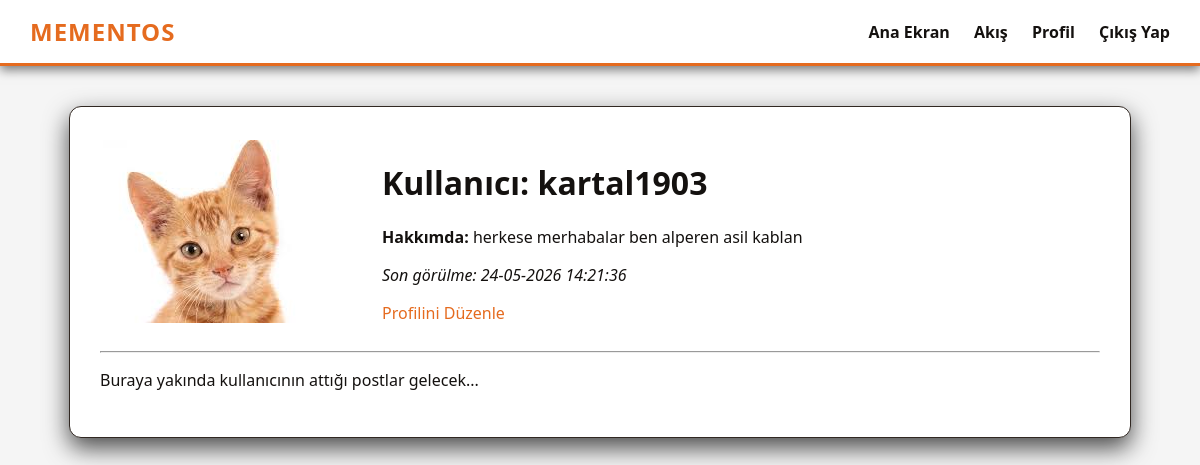
/user/kartal1903 (signed in), run on an earlier commit of the app's database.
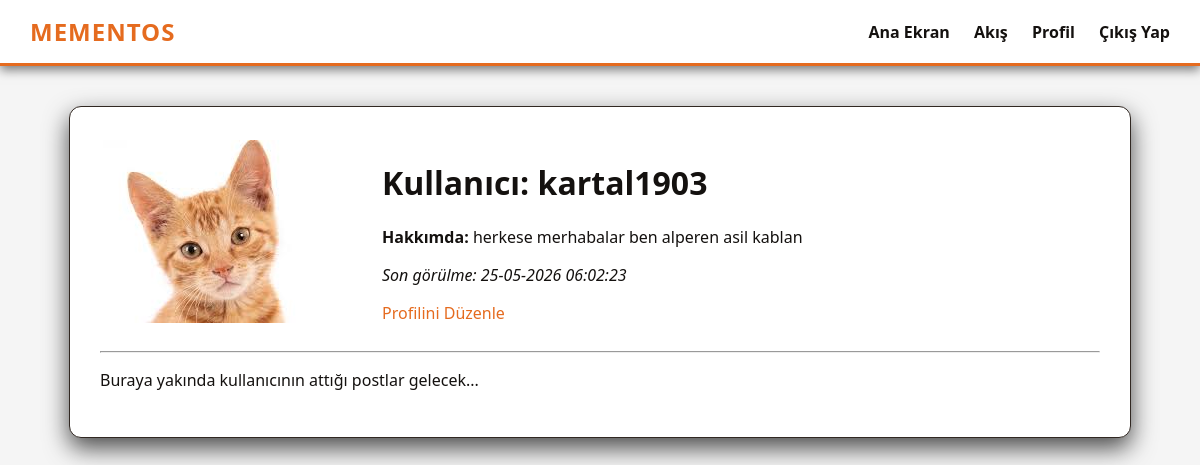
And on a later commit of the database.
### app/models.py (models this page shows, shortened)
class User(UserMixin, db.Model):
    id: so.Mapped[int] = so.mapped_column(primary_key=True)
    username: so.Mapped[str] = so.mapped_column(sa.String(64), index=True, unique=True)
    email: so.Mapped[str] = so.mapped_column(sa.String(120), index=True, unique=True)
    password_hash: so.Mapped[Optional[str]] = so.mapped_column(sa.String(256))
    about_me: so.Mapped[Optional[str]] = so.mapped_column(sa.String(140))
    last_seen: so.Mapped[Optional[datetime]] = so.mapped_column(default=lambda: datetime.now(timezone.utc))
    profile_pic: so.Mapped[Optional[str]] = so.mapped_column(sa.String(120))
    posts: so.WriteOnlyMapped['Post'] = so.relationship(back_populates='author', cascade='all, delete-orphan')
    comments: so.WriteOnlyMapped['Comment'] = so.relationship(back_populates='author', cascade='all, delete-orphan')
    likes: so.WriteOnlyMapped['Like'] = so.relationship(back_populates='author', cascade='all, delete-orphan')
    followed: so.WriteOnlyMapped['User'] = so.relationship(
        secondary=followers,
        primaryjoin=(followers.c.follower_id == id),
        secondaryjoin=(followers.c.followed_id == id),
        back_populates='followers'
    )
    followers: so.WriteOnlyMapped['User'] = so.relationship(
        secondary=followers,
        primaryjoin=(followers.c.followed_id == id),
        secondaryjoin=(followers.c.follower_id == id),
        back_populates='followed'
    )
    def avatar(self, size):
        if self.profile_pic:
            return f'/static/profile_pics/{self.profile_pic}'
        return f'https://ui-avatars.com/api/?name={self.username}&background=E56B1F&color=fff&size={size}'

### app/main/routes.py (the view)
@bp.route('/user/<username>')
@login_required
def user(username):
    user = db.first_or_404(db.select(User).filter_by(username=username))
    return render_template('user.html', user=user)

### app/main/routes.py (called while the page is built)
@bp.before_request
def before_request():
    if current_user.is_authenticated:
        current_user.last_seen = datetime.now(timezone.utc)
        db.session.commit()

### app/models.py (called while the page is built)
@login.user_loader
def load_user(id):
    return db.session.get(User, int(id))

### app/templates/user.html
{% extends "base.html" %}
{% block content %}
    <table>
        <tr valign="top">
            <td><img src="{{ user.avatar(128) }}"></td>
            <td>
                <h1>Kullanıcı: {{ user.username }}</h1>
                {% if user.about_me %}<p><b>Hakkımda:</b> {{ user.about_me }}</p>{% endif %}
                {% if user.last_seen %}<p><i>Son görülme: {{ user.last_seen.strftime('%d-%m-%Y %H:%M:%S') }}</i></p>{% endif %}
                {% if user == current_user %}
                <p><a href="{{ url_for('main.edit_profile') }}">Profilini Düzenle</a></p>
                {% endif %}
            </td>
        </tr>
    </table>
    <hr>
    <p>Buraya yakında kullanıcının attığı postlar gelecek...</p>
{% endblock %}

### app/templates/base.html (shortened to what this page needs)
<!DOCTYPE html>
<html lang="tr">
<head>
    <link rel="stylesheet" href="{{ url_for('static', filename='css/style.css') }}">
</head>
<body>
    <nav class="navbar">
        <a class="navbar-brand" href="{{ url_for('main.index') }}">MementOS</a>
        <div class="navbar-links">
            <a href="{{ url_for('main.index') }}">Ana Ekran</a>
            {% if current_user.is_anonymous %}
                <a href="{{ url_for('auth.login') }}">Giriş Yap</a>
                <a href="{{ url_for('auth.register') }}">Kayıt Ol</a>
            {% else %}
                <a href="{{ url_for('main.feed') }}">Akış</a>
                <a href="{{ url_for('main.user', username=current_user.username) }}">Profil</a>
                <a href="{{ url_for('auth.logout') }}">Çıkış Yap</a>
            {% endif %}
        </div>
    </nav>
    <div class="container">
        {% block content %}{% endblock %}
    </div>
</body>
</html>

### app/static/css/style.css (style rules this page uses)
:root { --bg-dark: #F5F5F5; --box-bg: #FFFFFF; --text-main: #14110F; --accent-orange: #E56B1F; --accent-brown: #D49A73; --input-bg: #EEEEEE; --window-header: #E0E0E0; --window-header-text: #333; --masonry-bg: rgba(255, 255, 255, 0.85); }
body { background-color: var(--bg-dark); color: var(--text-main); font-family: 'Segoe UI', Tahoma, Geneva, Verdana, sans-serif; margin: 0; padding: 0; }
.navbar { background-color: var(--box-bg); padding: 15px 30px; display: flex; justify-content: space-between; align-items: center; border-bottom: 3px solid var(--accent-orange); box-shadow: 0 4px 10px rgba(0,0,0,0.5); }
.navbar-brand { font-size: 1.5em; font-weight: 900; color: var(--accent-orange); text-decoration: none; letter-spacing: 1px; text-transform: uppercase; }
.navbar-links a { color: var(--text-main); text-decoration: none; margin-left: 20px; font-weight: bold; transition: color 0.3s ease; }
.container { max-width: 1000px; margin: 40px auto; padding: 30px; background-color: var(--box-bg); border-radius: 12px; box-shadow: 0 10px 25px rgba(0,0,0,0.7); border: 1px solid #312822; }
a { color: var(--accent-orange); text-decoration: none; }

What changed in the data, as far as the page shows it:
changed User "kartal1903": last_seen "24-05-2026 14:21:36" → "25-05-2026 06:02:23"
